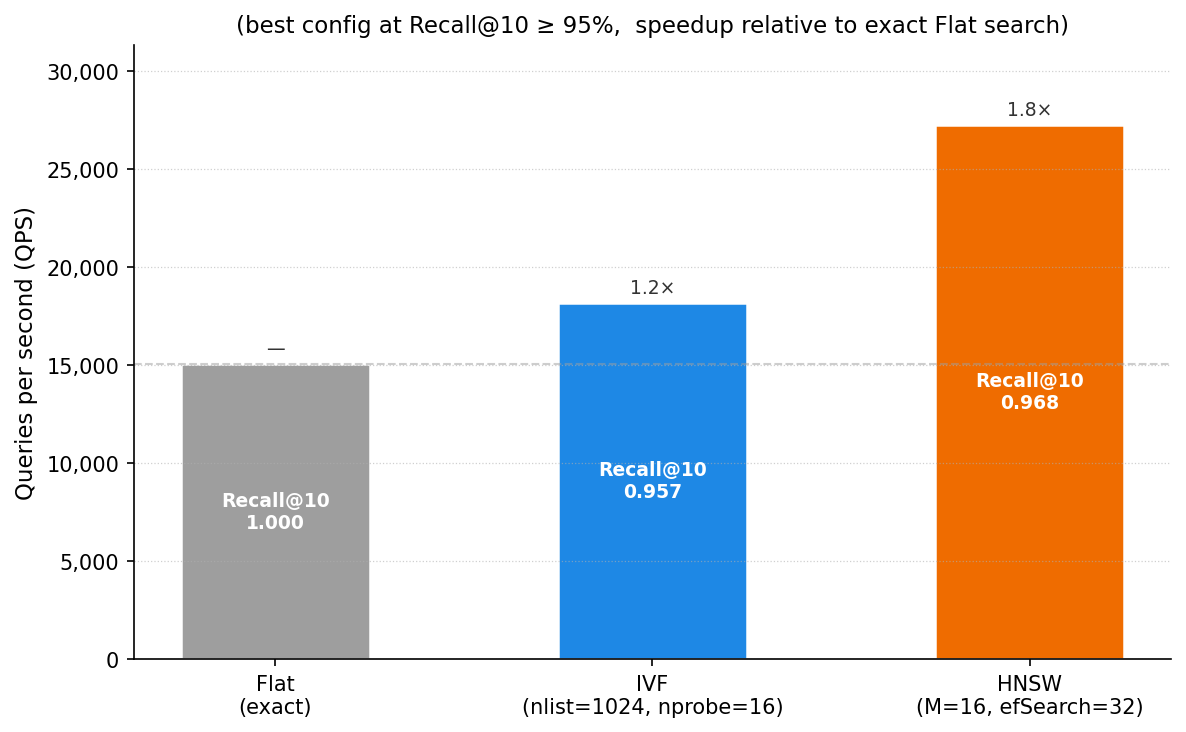

Write Python code to recreate this figure.
# RQ2 - Bar chart + summary table
# Picks the best config per index at >= TARGET_RECALL and shows QPS vs Flat

from pathlib import Path

import matplotlib.pyplot as plt
import matplotlib.patches as mpatches
import numpy as np

IN_NPZ        = Path(__file__).parent / "rq2_results.npz"
OUT_PNG       = Path(__file__).parent / "rq2_plot_v3.png"
TARGET_RECALL = 0.95


def best_config(rows, param_col, param_name, sweep_name):
    """Return (label, recall, qps) for the config with highest QPS at >= TARGET_RECALL."""
    above = rows[rows[:, 2] >= TARGET_RECALL]
    if not len(above):
        # fallback: highest recall achieved
        row = rows[rows[:, 2].argmax()]
        label = f"{param_name}={int(row[param_col])}, {sweep_name}={int(row[1])}"
        return label, float(row[2]), float(row[3]), False
    row = above[above[:, 3].argmax()]
    label = f"{param_name}={int(row[param_col])}, {sweep_name}={int(row[1])}"
    return label, float(row[2]), float(row[3]), True


def main():
    if not IN_NPZ.exists():
        raise FileNotFoundError(f"{IN_NPZ} not found — run rq2_benchmark.py first.")

    data     = np.load(IN_NPZ)
    ivf      = data["ivf"]
    hnsw     = data["hnsw"]
    flat_qps = float(data["flat_qps"])
    K        = int(data["K"])

    ivf_label,  ivf_recall,  ivf_qps,  ivf_ok  = best_config(ivf,  0, "nlist", "nprobe")
    hnsw_label, hnsw_recall, hnsw_qps, hnsw_ok = best_config(hnsw, 0, "M",     "efSearch")

    entries = [
        ("Flat\n(exact)",  flat_qps,  1.0,         "#9E9E9E", "—"),
        (f"IVF\n({ivf_label})",   ivf_qps,   ivf_recall,  "#1E88E5", f"{ivf_qps/flat_qps:.1f}×"),
        (f"HNSW\n({hnsw_label})", hnsw_qps,  hnsw_recall, "#EF6C00", f"{hnsw_qps/flat_qps:.1f}×"),
    ]

    labels    = [e[0] for e in entries]
    qps_vals  = [e[1] for e in entries]
    recalls   = [e[2] for e in entries]
    colors    = [e[3] for e in entries]
    speedups  = [e[4] for e in entries]

    fig, ax = plt.subplots(figsize=(8, 5))

    bars = ax.bar(labels, qps_vals, color=colors, width=0.5, edgecolor="white", linewidth=1.2)

    for bar, recall, speedup in zip(bars, recalls, speedups):
        h = bar.get_height()
        # recall inside the bar
        ax.text(
            bar.get_x() + bar.get_width() / 2, h * 0.5,
            f"Recall@{K}\n{recall:.3f}",
            ha="center", va="center", fontsize=9, color="white", fontweight="bold",
        )
        # speedup label above bar
        ax.text(
            bar.get_x() + bar.get_width() / 2, h + max(qps_vals) * 0.01,
            speedup,
            ha="center", va="bottom", fontsize=9, color="#333333",
        )

    ax.axhline(flat_qps, color="#9E9E9E", linestyle="--", linewidth=1.0, alpha=0.5)

    ax.set_ylabel("Queries per second (QPS)", fontsize=11)
    ax.set_title(
        #f"RQ2 — Query Throughput of Selected FAISS Configurations\n"
        f"(best config at Recall@{K} ≥ {int(TARGET_RECALL*100)}%,  speedup relative to exact Flat search)",
        fontsize=11,
    )
    ax.set_ylim(0, max(qps_vals) * 1.15)
    ax.yaxis.set_major_formatter(plt.FuncFormatter(lambda x, _: f"{x:,.0f}"))
    ax.spines[["top", "right"]].set_visible(False)
    ax.grid(axis="y", linestyle=":", linewidth=0.6, alpha=0.6)

    plt.tight_layout()
    plt.savefig(OUT_PNG, dpi=150, bbox_inches="tight")
    print(f"Saved → {OUT_PNG}")

    # ── summary table (copy-paste into LaTeX) ────────────────────────────────
    print(f"\n── RQ2 Summary Table {'─'*50}")
    print(f"{'Index':<8}  {'Configuration':<30}  {'Recall@'+str(K):>10}  {'QPS':>10}  {'Speedup':>8}")
    print("─" * 74)
    print(f"  {'Flat':<6}  {'—':<30}  {'1.000':>10}  {flat_qps:>10,.0f}  {'1.0×':>8}")
    print(f"  {'IVF':<6}  {ivf_label:<30}  {ivf_recall:>10.3f}  {ivf_qps:>10,.0f}  {ivf_qps/flat_qps:>7.1f}×")
    print(f"  {'HNSW':<6}  {hnsw_label:<30}  {hnsw_recall:>10.3f}  {hnsw_qps:>10,.0f}  {hnsw_qps/flat_qps:>7.1f}×")

    plt.show()


if __name__ == "__main__":
    main()
